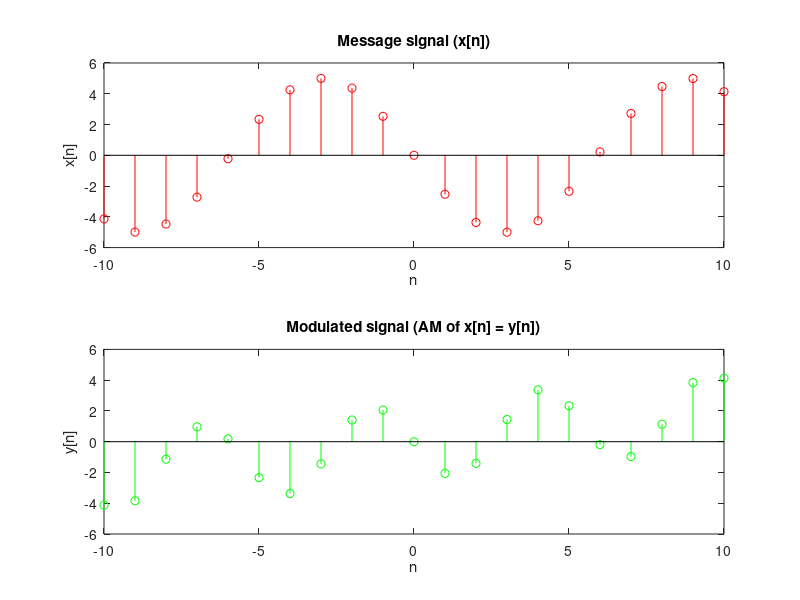

The MATLAB script that drew this image:
w0 = 20000;
Am = 5;
wm = 100;
range = -10:1:10;
x = zeros(length(range),1);
for t=1:length(range)
    x(t) = Am*sin(wm*range(t));
end
y = zeros(size(x));
for t=1:length(range)
    y(t) = x(t)*(cos(w0*range(t)));
end

figure();
subplot(2,1,1)
stem(range,x,Color="red");
xlabel("n");
ylabel("x[n]");
title("Message signal (x[n])");
subplot(2,1,2)
stem(range,y,Color="green");
xlabel("n");
ylabel("y[n]");
title("Modulated signal (AM of x[n] = y[n])");



